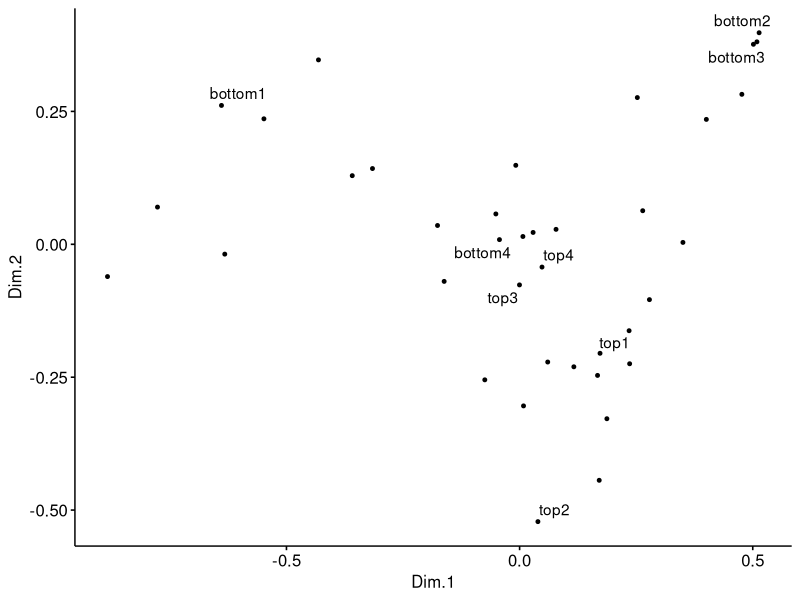
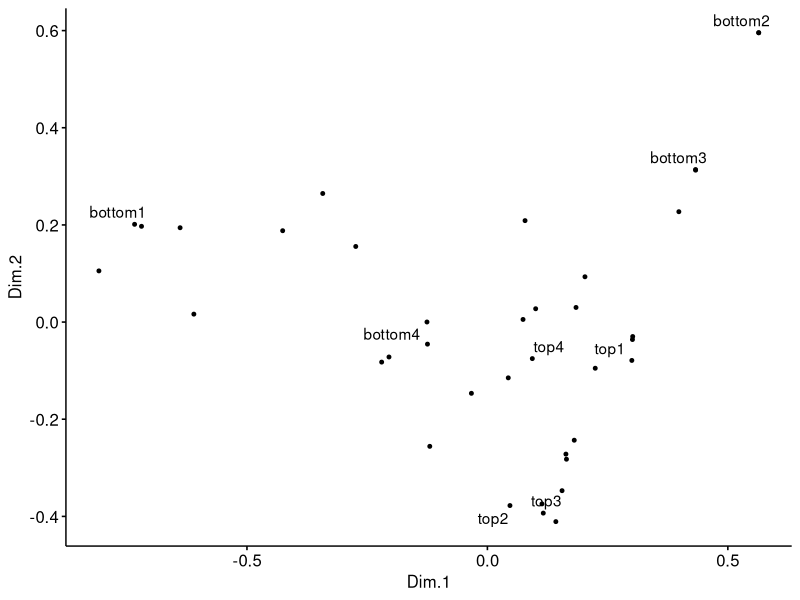
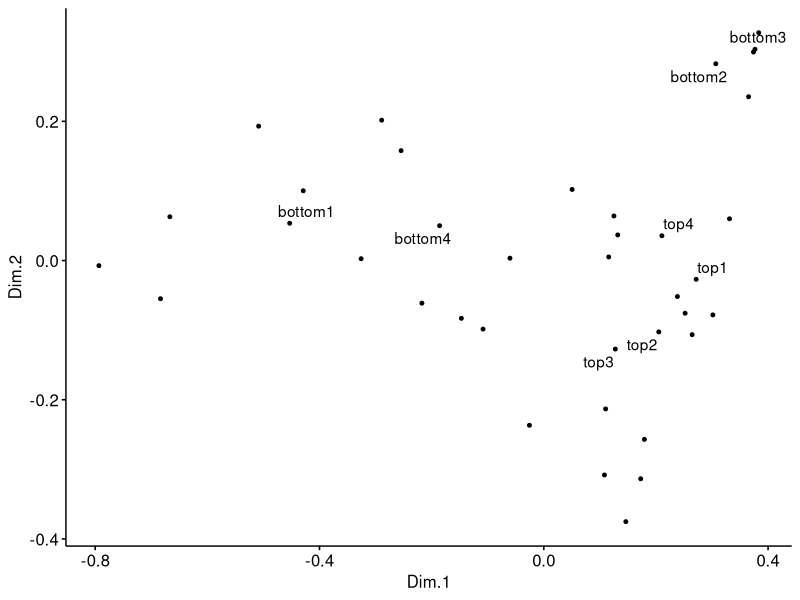
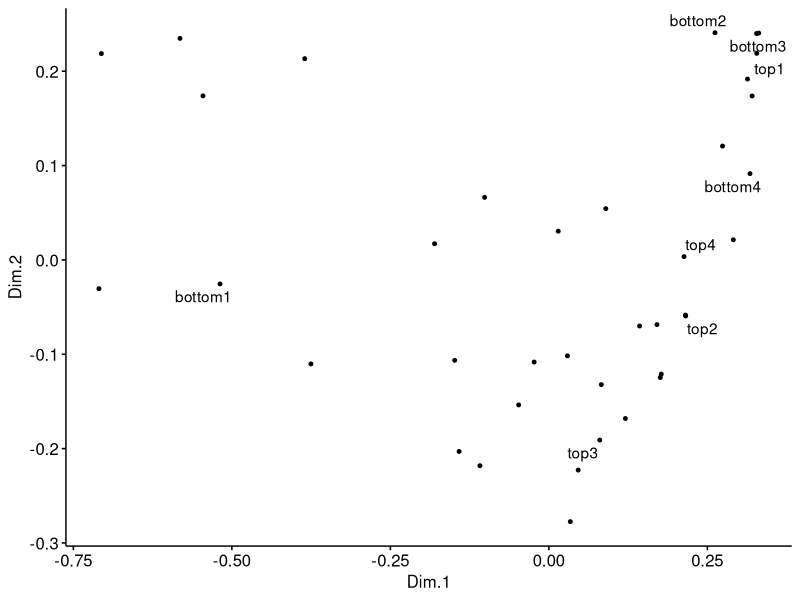
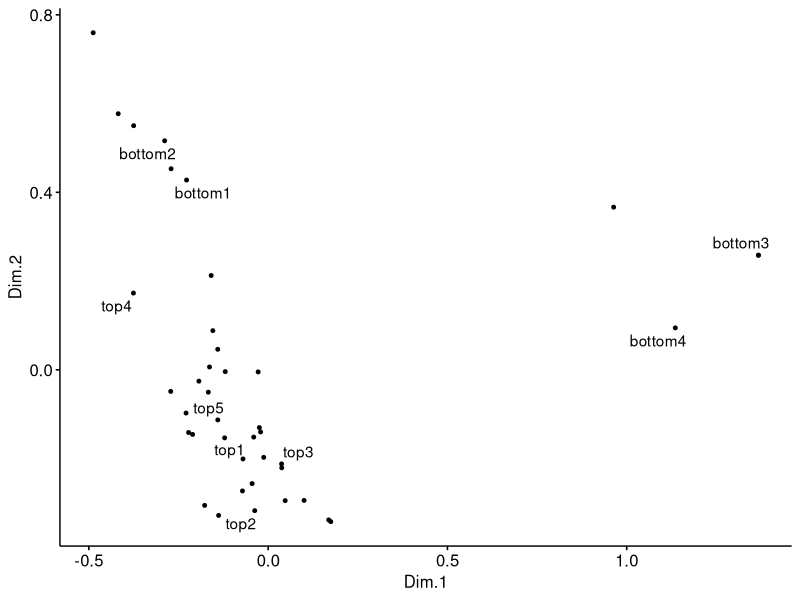
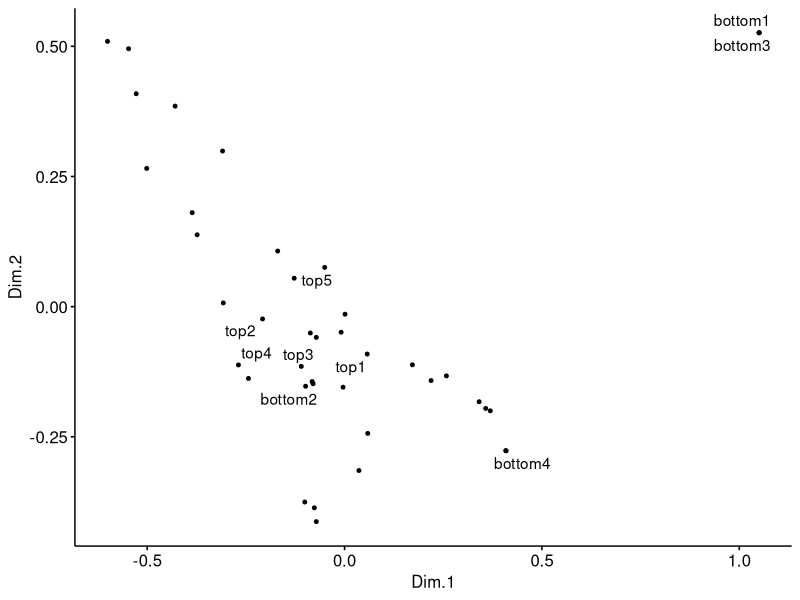
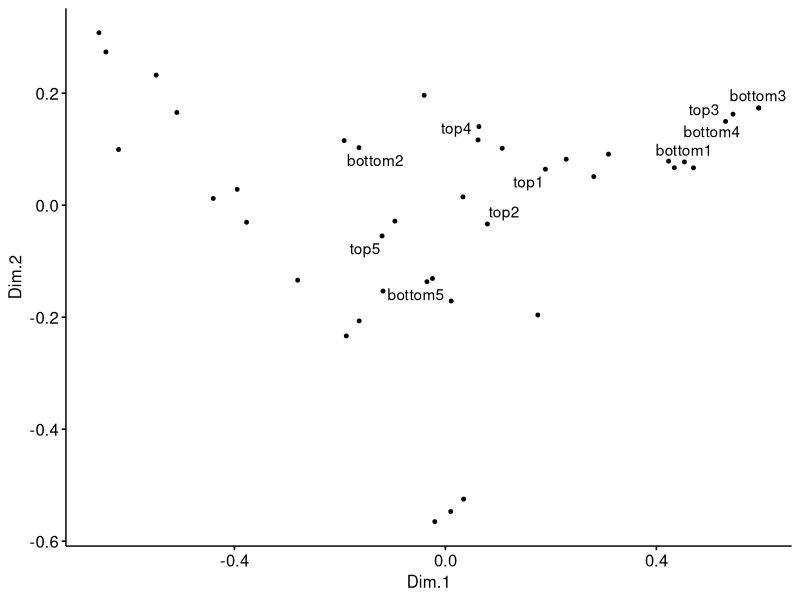
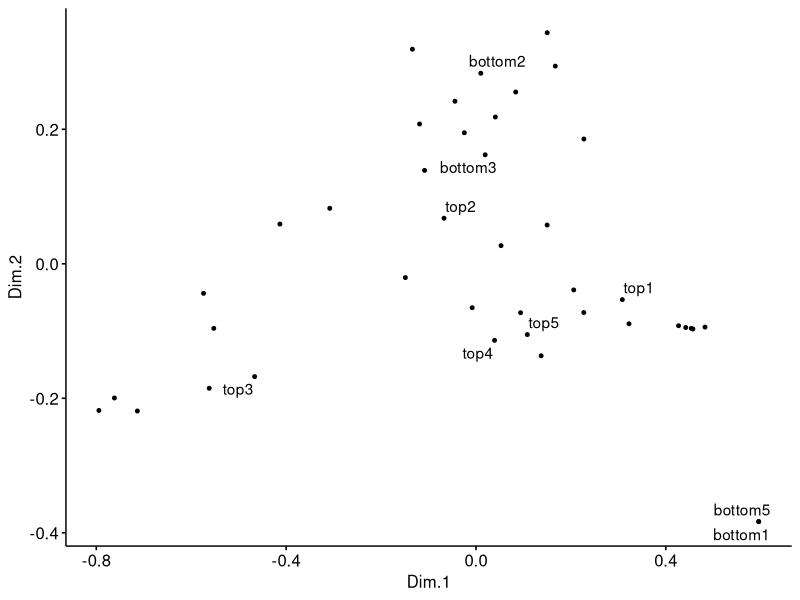

Generate these figures, in order, with R:
## ---- chunk 1
options(ggrepel.max.overlaps = Inf)
df <- read.csv("stage1_bogota3_edge.csv")
df
## ---- chunk 2
# add the rownames as a proper column
rownames(df) <- NULL
df
## ---- chunk 3
rownames(df)
## ---- chunk 4
vec <- colnames(df)
vec <- vec[-1]
vec
## ---- chunk 5
 nrow(df)
## ---- chunk 6
library(magrittr)
library(dplyr)
library(ggpubr)
# Cmpute MDS
mds <- df %>%
  dist() %>%          
  cmdscale() %>%
  as_tibble()
colnames(mds) <- c("Dim.1", "Dim.2")
# Plot MDS
mds$label <- vec
ggscatter(mds, x = "Dim.1", y = "Dim.2", 
          size = 1,
          repel = TRUE) +
  ggrepel::geom_text_repel(
    aes(label = if_else(label %in% c('top1', 'top2', 'top3', "top4", "bottom1", "bottom2", "bottom3", "bottom4"), label, ""))
  )

## ---- chunk 7
df <- read.csv("stage2_bogota3_edge.csv")
library(magrittr)
library(dplyr)
library(ggpubr)
# Cmpute MDS
mds <- df %>%
  dist() %>%          
  cmdscale() %>%
  as_tibble()
colnames(mds) <- c("Dim.1", "Dim.2")
# Plot MDS
mds$label <- vec
ggscatter(mds, x = "Dim.1", y = "Dim.2", 
          size = 1,
          repel = TRUE) +
  ggrepel::geom_text_repel(
    aes(label = if_else(label %in% c('top1', 'top2', 'top3', "top4", "bottom1", "bottom2", "bottom3", "bottom4"), label, ""))
  )
## ---- chunk 8
df <- read.csv("stage3_bogota3_edge.csv")
library(magrittr)
library(dplyr)
library(ggpubr)
# Cmpute MDS
mds <- df %>%
  dist() %>%          
  cmdscale() %>%
  as_tibble()
colnames(mds) <- c("Dim.1", "Dim.2")
# Plot MDS
mds$label <- vec
ggscatter(mds, x = "Dim.1", y = "Dim.2", 
          size = 1,
          repel = TRUE) +
  ggrepel::geom_text_repel(
    aes(label = if_else(label %in% c('top1', 'top2', 'top3', "top4", "bottom1", "bottom2", "bottom3", "bottom4"), label, ""))
  )
## ---- chunk 9
df <- read.csv("stage4_bogota3_edge.csv")
library(magrittr)
library(dplyr)
library(ggpubr)
# Cmpute MDS
mds <- df %>%
  dist() %>%          
  cmdscale() %>%
  as_tibble()
colnames(mds) <- c("Dim.1", "Dim.2")
# Plot MDS
mds$label <- vec
ggscatter(mds, x = "Dim.1", y = "Dim.2", 
          size = 1,
          repel = TRUE) +
  ggrepel::geom_text_repel(
    aes(label = if_else(label %in% c('top1', 'top2', 'top3', "top4", "bottom1", "bottom2", "bottom3", "bottom4"), label, ""))
  )
## ---- chunk 10
df <- read.csv("stage1_bogota2_edge.csv")
vec <- colnames(df)
vec <- vec[-1]
library(magrittr)
library(dplyr)
library(ggpubr)
# Cmpute MDS
mds <- df %>%
  dist() %>%          
  cmdscale() %>%
  as_tibble()
colnames(mds) <- c("Dim.1", "Dim.2")
# Plot MDS
mds$label <- vec
ggscatter(mds, x = "Dim.1", y = "Dim.2", 
          size = 1,
          repel = TRUE) +
  ggrepel::geom_text_repel(
    aes(label = if_else(label %in% c('top1', 'top2', 'top3', "top4", "top5", "bottom1", "bottom2", "bottom3", "bottom4", "bottom5"), label, ""))
  )
## ---- chunk 11
df <- read.csv("stage2_bogota2_edge.csv")
vec <- colnames(df)
vec <- vec[-1]
library(magrittr)
library(dplyr)
library(ggpubr)
# Cmpute MDS
mds <- df %>%
  dist() %>%          
  cmdscale() %>%
  as_tibble()
colnames(mds) <- c("Dim.1", "Dim.2")
# Plot MDS
mds$label <- vec
ggscatter(mds, x = "Dim.1", y = "Dim.2", 
          size = 1,
          repel = TRUE) +
  ggrepel::geom_text_repel(
    aes(label = if_else(label %in% c('top1', 'top2', 'top3', "top4", "top5", "bottom1", "bottom2", "bottom3", "bottom4", "bottom5"), label, ""))
  )
## ---- chunk 12
df <- read.csv("stage3_bogota2_edge.csv")
vec <- colnames(df)
vec <- vec[-1]
library(magrittr)
library(dplyr)
library(ggpubr)
# Cmpute MDS
mds <- df %>%
  dist() %>%          
  cmdscale() %>%
  as_tibble()
colnames(mds) <- c("Dim.1", "Dim.2")
# Plot MDS
mds$label <- vec
ggscatter(mds, x = "Dim.1", y = "Dim.2", 
          size = 1,
          repel = TRUE) +
  ggrepel::geom_text_repel(
    aes(label = if_else(label %in% c('top1', 'top2', 'top3', "top4", "top5", "bottom1", "bottom2", "bottom3", "bottom4", "bottom5"), label, ""))
  )
## ---- chunk 13
df <- read.csv("stage4_bogota2_edge.csv")
vec <- colnames(df)
vec <- vec[-1]
library(magrittr)
library(dplyr)
library(ggpubr)
# Cmpute MDS
mds <- df %>%
  dist() %>%          
  cmdscale() %>%
  as_tibble()
colnames(mds) <- c("Dim.1", "Dim.2")
# Plot MDS
mds$label <- vec
ggscatter(mds, x = "Dim.1", y = "Dim.2", 
          size = 1,
          repel = TRUE) +
  ggrepel::geom_text_repel(
    aes(label = if_else(label %in% c('top1', 'top2', 'top3', "top4", "top5", "bottom1", "bottom2", "bottom3", "bottom4", "bottom5"), label, ""))
  )
## ---- chunk 14
df <- read.csv("stage1_bogota1_edge.csv")
vec <- colnames(df)
vec <- vec[-1]
library(magrittr)
library(dplyr)
library(ggpubr)
# Cmpute MDS
mds <- df %>%
  dist() %>%          
  cmdscale() %>%
  as_tibble()
colnames(mds) <- c("Dim.1", "Dim.2")
# Plot MDS
mds$label <- vec
ggscatter(mds, x = "Dim.1", y = "Dim.2", 
          size = 1,
          repel = TRUE) +
  ggrepel::geom_text_repel(
    aes(label = if_else(label %in% c('top1', 'top2', 'top3', "top4", "top5", "bottom1", "bottom2", "bottom3", "bottom4", "bottom5"), label, ""))
  )
## ---- chunk 15
df <- read.csv("stage2_bogota1_edge.csv")
vec <- colnames(df)
vec <- vec[-1]
library(magrittr)
library(dplyr)
library(ggpubr)
# Cmpute MDS
mds <- df %>%
  dist() %>%          
  cmdscale() %>%
  as_tibble()
colnames(mds) <- c("Dim.1", "Dim.2")
# Plot MDS
mds$label <- vec
ggscatter(mds, x = "Dim.1", y = "Dim.2", 
          size = 1,
          repel = TRUE) +
  ggrepel::geom_text_repel(
    aes(label = if_else(label %in% c('top1', 'top2', 'top3', "top4", "top5", "bottom1", "bottom2", "bottom3", "bottom4", "bottom5"), label, ""))
  )
## ---- chunk 16
df <- read.csv("stage3_bogota1_edge.csv")
vec <- colnames(df)
vec <- vec[-1]
library(magrittr)
library(dplyr)
library(ggpubr)
# Cmpute MDS
mds <- df %>%
  dist() %>%          
  cmdscale() %>%
  as_tibble()
colnames(mds) <- c("Dim.1", "Dim.2")
# Plot MDS
mds$label <- vec
ggscatter(mds, x = "Dim.1", y = "Dim.2", 
          size = 1,
          repel = TRUE) +
  ggrepel::geom_text_repel(
    aes(label = if_else(label %in% c('top1', 'top2', 'top3', "top4", "top5", "bottom1", "bottom2", "bottom3", "bottom4", "bottom5"), label, ""))
  )
## ---- chunk 17
df <- read.csv("stage4_bogota1_edge.csv")
vec <- colnames(df)
vec <- vec[-1]
library(magrittr)
library(dplyr)
library(ggpubr)
# Cmpute MDS
mds <- df %>%
  dist() %>%          
  cmdscale() %>%
  as_tibble()
colnames(mds) <- c("Dim.1", "Dim.2")
# Plot MDS
mds$label <- vec
ggscatter(mds, x = "Dim.1", y = "Dim.2", 
          size = 1,
          repel = TRUE) +
  ggrepel::geom_text_repel(
    aes(label = if_else(label %in% c('top1', 'top2', 'top3', "top4", "top5", "bottom1", "bottom2", "bottom3", "bottom4", "bottom5"), label, ""))
  )
## ---- chunk 18
df <- read.csv("stage1_bogota0_edge.csv")
vec <- colnames(df)
vec <- vec[-1]
library(magrittr)
library(dplyr)
library(ggpubr)
# Cmpute MDS
mds <- df %>%
  dist() %>%          
  cmdscale() %>%
  as_tibble()
colnames(mds) <- c("Dim.1", "Dim.2")
# Plot MDS
mds$label <- vec
ggscatter(mds, x = "Dim.1", y = "Dim.2", 
          size = 1,
          repel = TRUE) +
  ggrepel::geom_text_repel(
    aes(label = if_else(label %in% c('top1', 'top2', 'top3', "top4", "bottom1", "bottom2", "bottom3", "bottom4"), label, ""))
  )
## ---- chunk 19
df <- read.csv("stage2_bogota0_edge.csv")
library(magrittr)
library(dplyr)
library(ggpubr)
# Cmpute MDS
mds <- df %>%
  dist() %>%          
  cmdscale() %>%
  as_tibble()
colnames(mds) <- c("Dim.1", "Dim.2")
# Plot MDS
mds$label <- vec
ggscatter(mds, x = "Dim.1", y = "Dim.2", 
          size = 1,
          repel = TRUE) +
  ggrepel::geom_text_repel(
    aes(label = if_else(label %in% c('top1', 'top2', 'top3', "top4", "bottom1", "bottom2", "bottom3", "bottom4"), label, ""))
  )
## ---- chunk 20
df <- read.csv("stage3_bogota0_edge.csv")
library(magrittr)
library(dplyr)
library(ggpubr)
# Cmpute MDS
mds <- df %>%
  dist() %>%          
  cmdscale() %>%
  as_tibble()
colnames(mds) <- c("Dim.1", "Dim.2")
# Plot MDS
mds$label <- vec
ggscatter(mds, x = "Dim.1", y = "Dim.2", 
          size = 1,
          repel = TRUE) +
  ggrepel::geom_text_repel(
    aes(label = if_else(label %in% c('top1', 'top2', 'top3', "top4", "bottom1", "bottom2", "bottom3", "bottom4"), label, ""))
  )
## ---- chunk 21
df <- read.csv("stage4_bogota0_edge.csv")
library(magrittr)
library(dplyr)
library(ggpubr)
# Cmpute MDS
mds <- df %>%
  dist() %>%          
  cmdscale() %>%
  as_tibble()
colnames(mds) <- c("Dim.1", "Dim.2")
# Plot MDS
mds$label <- vec
ggscatter(mds, x = "Dim.1", y = "Dim.2", 
          size = 1,
          repel = TRUE) +
  ggrepel::geom_text_repel(
    aes(label = if_else(label %in% c('top1', 'top2', 'top3', "top4", "bottom1", "bottom2", "bottom3", "bottom4"), label, ""))
  )
